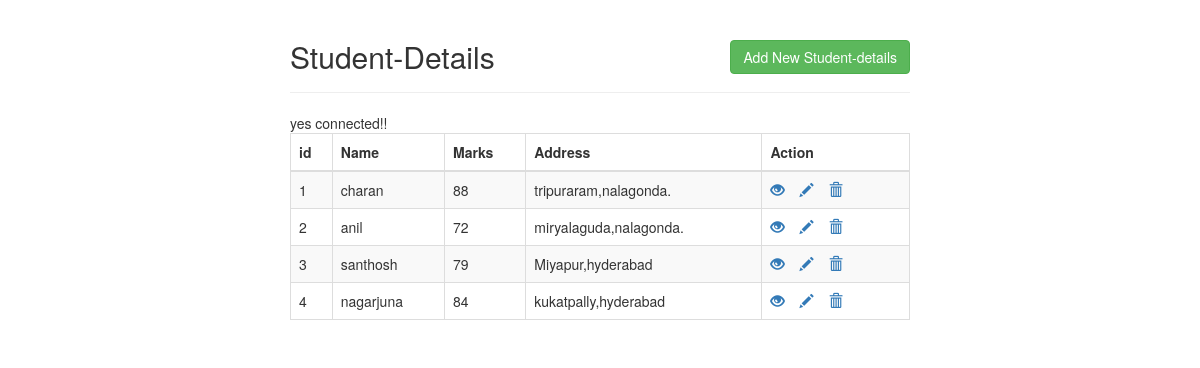
The page / on the database its author committed.
### tables this page shows
CREATE TABLE `student` (
  `id` int(11) NOT NULL,
  `name` text NOT NULL,
  `marks` float NOT NULL,
  `address` text NOT NULL
);

### index.php (the view, shortened to what this page needs)
<!DOCTYPE html>
<html lang="en">
<head>
    <link rel="stylesheet" href="https://maxcdn.bootstrapcdn.com/bootstrap/3.3.7/css/bootstrap.css">
</head>
<body>
    <div class="wrapper">
        <div class="container-fluid">
            <div class="row">
                <div class="col-md-12">
                    <div class="page-header clearfix">
                        <h2 class="pull-left">Student-Details</h2>
                        <a href="create.php" class="btn btn-success pull-right">Add New Student-details</a>
                    </div>
                    <?php
                    require_once 'config.php';
                    $sql = "SELECT * FROM student";
                    if($result = mysqli_query($link, $sql)){
                        if(mysqli_num_rows($result) > 0){
                            echo "<table class='table table-bordered table-striped'>";
                                echo "<thead>";
                                    echo "<tr>";
                                        echo "<th>id</th>";
                                        echo "<th>Name</th>";
										echo "<th>Marks</th>";
                                        echo "<th>Address</th>";
										echo "<th>Action</th>";
                                    echo "</tr>";
                                echo "</thead>";
                                echo "<tbody>";
                                while($row = mysqli_fetch_array($result)){
                                    echo "<tr>";
                                        echo "<td>" . $row['id'] . "</td>";
                                        echo "<td>" . $row['name'] . "</td>";
										echo "<td>" . $row['marks'] . "</td>";
                                        echo "<td>" . $row['address'] . "</td>";
                                        echo "<td>";
                                            echo "<a href='read.php?id=". $row['id'] ."' title='View Record' data-toggle='tooltip'><span class='glyphicon glyphicon-eye-open'></span></a>";
                                            echo "<a href='update.php?id=". $row['id'] ."' title='Update Record' data-toggle='tooltip'><span class='glyphicon glyphicon-pencil'></span></a>";
                                            echo "<a href='delete.php?id=". $row['id'] ."' title='Delete Record' data-toggle='tooltip'><span class='glyphicon glyphicon-trash'></span></a>";
                                        echo "</td>";
                                    echo "</tr>";
                                }
                                echo "</tbody>";
                            echo "</table>";
                        } else{
                            echo "<p class='lead'><em>No records were found.</em></p>";
                        }
                    } else{
                        echo "ERROR: Could not able to execute $sql. " . mysqli_error($link);
                    }
                    ?>
                </div>
            </div>
        </div>
    </div>
</body>
</html>

### config.php (shortened to what this page needs)
<?php
$link = mysqli_connect(DB_SERVER, DB_USERNAME, DB_PASSWORD, DB_NAME);
if($link == true){
	echo "yes connected!!";
}
?>

### index.php (style rules this page uses)
.wrapper { width: 650px; margin: 0 auto; }
.page-header h2 { margin-top: 0; }
table tr td:last-child a { margin-right: 15px; }

### rows shown on the page
student: id "1", name "charan", marks "88", address "tripuraram,nalagonda."
student: id "2", name "anil", marks "72", address "miryalaguda,nalagonda."
student: id "3", name "santhosh", marks "79", address "Miyapur,hyderabad"
student: id "4", name "nagarjuna", marks "84", address "kukatpally,hyderabad"
